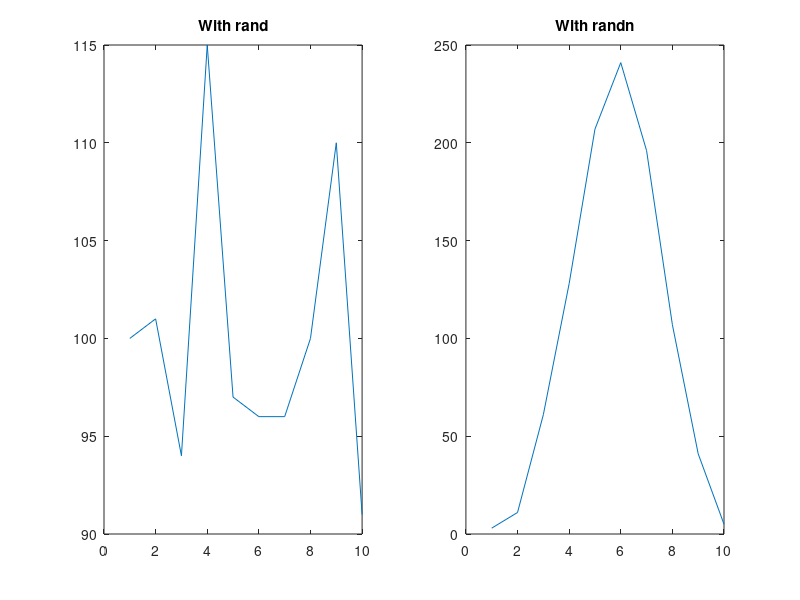

Source code (MATLAB):
clear all;
x = rand(1000,1);
subplot(1,2,1),plot(hist(x))
title('With rand');
minx = min(x);
maxx = max(x);
meanx = mean(x);
stdx = std(x);

y = (4 * x) - 2;
miny = min(y);
maxy = max(y);
meany = mean(y);
stdy = std(y);

fprintf('With rand(x) \n');
fprintf('Mean of x  = %f \n',meanx);
fprintf('Standard Deviation of x = %f \n',stdx);
fprintf('Minimum value of x = %f \n',minx);
fprintf('Maximum value of x  = %f\n',maxx);

fprintf('Mean of y  = %f \n',meany);
fprintf('Standard Deviation of y  = %f \n',stdy);
fprintf('------------------------------\n',maxy);


x = randn(1000,1);
subplot(1,2,2),plot(hist(x))
title('With randn');
minx = min(x);
maxx = max(x);
meanx = mean(x);
stdx = std(x);

y = (4 .* x) - 2;
miny = min(y);
maxy = max(y);
meany = mean(y);
stdy = std(y);

fprintf('With randn(x) \n');
fprintf('Mean of x  = %f \n',meanx);
fprintf('Standard Deviation of x = %f \n',stdx);
fprintf('Minimum value of x = %f \n',minx);
fprintf('Maximum value of x  = %f\n',maxx);
fprintf('Mean of y  = %f \n',meany);
fprintf('Standard Deviation of y  = %f \n',stdy);


